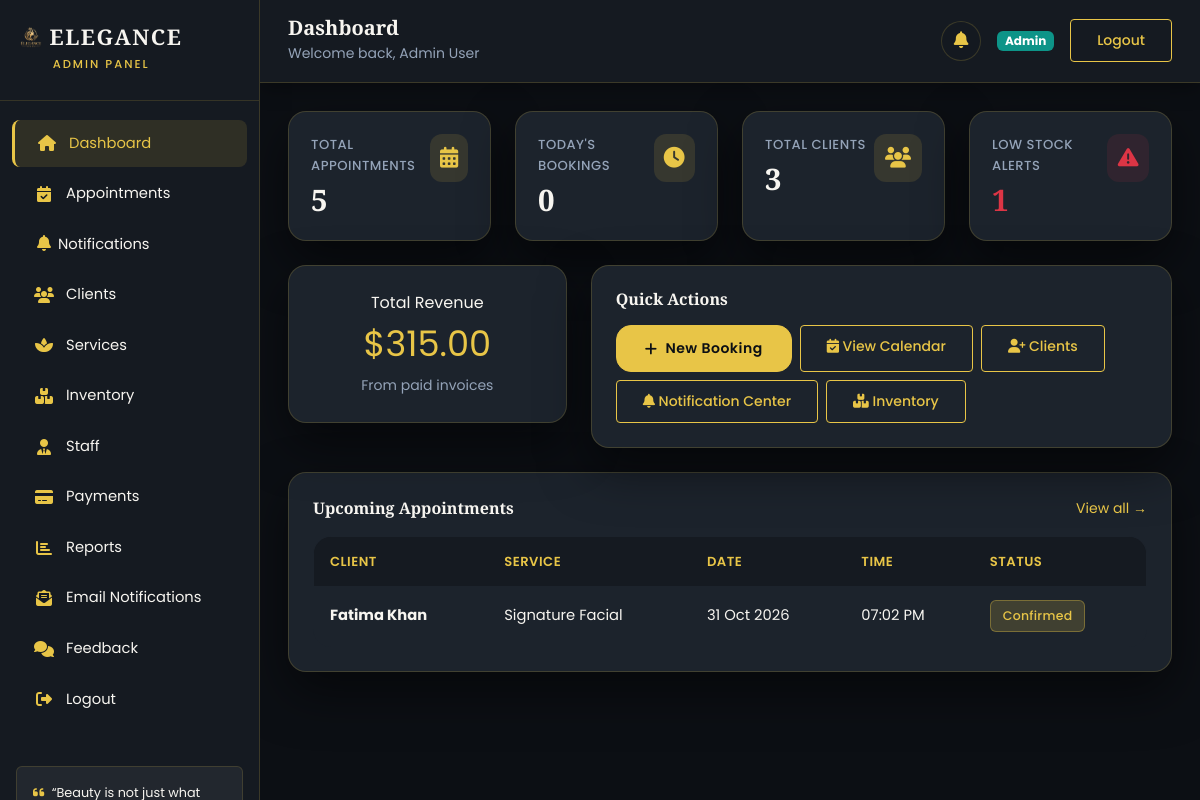
Page /admin/dashboard.php (signed in) on the committed database.
### tables this page shows
CREATE TABLE IF NOT EXISTS appointments (
    id               INT  NOT NULL AUTO_INCREMENT,
    client_id        INT  NOT NULL,
    service_id       INT  NOT NULL,
    staff_id         INT  DEFAULT NULL,
    appointment_date DATE NOT NULL,
    appointment_time TIME NOT NULL,
    status           ENUM('pending','confirmed','completed','cancelled','no-show') DEFAULT 'pending',
    notes            TEXT DEFAULT NULL,
    created_at       TIMESTAMP NOT NULL DEFAULT CURRENT_TIMESTAMP,
    updated_at       TIMESTAMP(6) NOT NULL DEFAULT CURRENT_TIMESTAMP(6) ON UPDATE CURRENT_TIMESTAMP(6),
    PRIMARY KEY (id),
    KEY idx_appt_client  (client_id),
    KEY idx_appt_service (service_id),
    KEY idx_appt_staff   (staff_id),
    CONSTRAINT fk_appt_client  FOREIGN KEY (client_id)  REFERENCES clients(id),
    CONSTRAINT fk_appt_service FOREIGN KEY (service_id) REFERENCES services(id),
    CONSTRAINT fk_appt_staff   FOREIGN KEY (staff_id)   REFERENCES staff(id) ON DELETE SET NULL
);

CREATE TABLE IF NOT EXISTS clients (
    id          INT          NOT NULL AUTO_INCREMENT,
    name        VARCHAR(150) NOT NULL,
    email       VARCHAR(254) DEFAULT NULL,
    phone       VARCHAR(20)  NOT NULL,
    gender      ENUM('male','female','other') DEFAULT NULL,
    address     TEXT         DEFAULT NULL,
    preferences TEXT         DEFAULT NULL,
    notes       TEXT         DEFAULT NULL,
    created_at  TIMESTAMP    NOT NULL DEFAULT CURRENT_TIMESTAMP,
    PRIMARY KEY (id)
);

CREATE TABLE IF NOT EXISTS services (
    id          INT           NOT NULL AUTO_INCREMENT,
    name        VARCHAR(100)  NOT NULL,
    description TEXT          DEFAULT NULL,
    duration    INT           NOT NULL COMMENT 'in minutes',
    price       DECIMAL(10,2) NOT NULL,
    category    VARCHAR(50)   DEFAULT NULL,
    image       VARCHAR(255)  DEFAULT NULL,    
    status      ENUM('active','inactive') DEFAULT 'active',
    PRIMARY KEY (id)
);

### admin/dashboard.php (the view, shortened to what this page needs)
<?php
require_once '../includes/notifications.php';
$totalAppointments = $pdo->query("SELECT COUNT(*) FROM appointments")->fetchColumn();
$todayBookings = $pdo->query("SELECT COUNT(*) FROM appointments WHERE appointment_date = CURDATE()")->fetchColumn();
$totalClients = $pdo->query("SELECT COUNT(*) FROM clients")->fetchColumn();
$lowStock = $pdo->query("SELECT COUNT(*) FROM inventory WHERE quantity <= low_stock_threshold")->fetchColumn();
$revenue = $pdo->query("SELECT COALESCE(SUM(amount),0) FROM payments WHERE payment_status = 'paid'")->fetchColumn();
$upcoming = $pdo->query("
    SELECT a.*, c.name as client_name, s.name as service_name
    FROM appointments a
    JOIN clients c ON a.client_id = c.id
    JOIN services s ON a.service_id = s.id
    WHERE a.appointment_date >= CURDATE() AND a.status IN ('pending','confirmed')
    ORDER BY a.appointment_date, a.appointment_time
    LIMIT 8
")->fetchAll();
?>
<!DOCTYPE html>
<html lang="en">
<head>
    <link href="https://cdn.jsdelivr.net/npm/bootstrap@5.3.3/dist/css/bootstrap.min.css" rel="stylesheet">
    <link rel="stylesheet" href="https://cdnjs.cloudflare.com/ajax/libs/font-awesome/6.5.1/css/all.min.css">
    <link rel="stylesheet" href="../assets/css/style.css">
</head>
<body data-base-path="..">
<div class="admin-wrapper">
    <?php include 'includes/sidebar.php'; ?>
    <div class="main-content">
        <div class="topbar">
            <div class="d-flex align-items-center">
                <div>
                    <h5 class="mb-0">Dashboard</h5>
                    <small class="text-muted">Welcome back, <?php echo htmlspecialchars($_SESSION['user_name']); ?></small>
                </div>
            </div>
            <div class="d-flex align-items-center gap-3">
                <div class="dropdown d-inline-block">
                    <button class="btn btn-notification-bell" type="button" data-bs-toggle="dropdown" aria-expanded="false" data-role="notification-bell" title="Notifications">
                        <i class="fas fa-bell"></i>
                    </button>
                </div>
                <span class="badge bg-sage"><?php echo ucfirst($_SESSION['user_role']); ?></span>
                <a href="../logout.php" class="btn btn-sm btn-outline-gold">Logout</a>
            </div>
        </div>
        <div class="content-area">
            <div class="row g-4 mb-4">
                <div class="col-md-6 col-xl-3">
                    <div class="kpi-card">
                        <div class="d-flex justify-content-between">
                            <div>
                                <div class="kpi-label">Total Appointments</div>
                                <div class="kpi-value"><?php echo number_format($totalAppointments); ?></div>
                            </div>
                            <div class="kpi-icon"><i class="fas fa-calendar-alt"></i></div>
                        </div>
                    </div>
                </div>
                <div class="col-md-6 col-xl-3">
                    <div class="kpi-card">
                        <div class="d-flex justify-content-between">
                            <div>
                                <div class="kpi-label">Today's Bookings</div>
                                <div class="kpi-value"><?php echo $todayBookings; ?></div>
                            </div>
                            <div class="kpi-icon"><i class="fas fa-clock"></i></div>
                        </div>
                    </div>
                </div>
                <div class="col-md-6 col-xl-3">
                    <div class="kpi-card">
                        <div class="d-flex justify-content-between">
                            <div>
                                <div class="kpi-label">Total Clients</div>
                                <div class="kpi-value"><?php echo number_format($totalClients); ?></div>
                            </div>
                            <div class="kpi-icon"><i class="fas fa-users"></i></div>
                        </div>
                    </div>
                </div>
                <div class="col-md-6 col-xl-3">
                    <div class="kpi-card">
                        <div class="d-flex justify-content-between">
                            <div>
                                <div class="kpi-label">Low Stock Alerts</div>
                                <div class="kpi-value text-danger"><?php echo $lowStock; ?></div>
                            </div>
                            <div class="kpi-icon" style="background: rgba(220,53,69,0.1); color: #dc3545;"><i class="fas fa-exclamation-triangle"></i></div>
                        </div>
                    </div>
                </div>
            </div>
            <div class="row g-4 mb-4">
                <div class="col-md-4">
                    <div class="card-elegant text-center py-4">
                        <div class="kpi-label">Total Revenue</div>
                        <div class="kpi-value text-gold" style="font-size: 2.2rem;">$<?php echo number_format($revenue, 2); ?></div>
                        <small class="text-muted">From paid invoices</small>
                    </div>
                </div>
                <div class="col-md-8">
                    <div class="card-elegant p-4">
                        <h6>Quick Actions</h6>
                        <div class="d-flex flex-wrap gap-2 mt-3">
                            <a href="../book.php" class="btn btn-sm btn-gold"><i class="fas fa-plus"></i> New Booking</a>
                            <a href="appointments.php" class="btn btn-sm btn-outline-gold"><i class="fas fa-calendar-check"></i> View Calendar</a>
                            <a href="clients.php" class="btn btn-sm btn-outline-gold"><i class="fas fa-user-plus"></i> Clients</a>
                            <a href="notifications.php" class="btn btn-sm btn-outline-gold"><i class="fas fa-bell"></i> Notification Center</a>
                            <a href="inventory.php" class="btn btn-sm btn-outline-gold"><i class="fas fa-boxes"></i> Inventory</a>
                        </div>
                    </div>
                </div>
            </div>
            <div class="card-elegant">
                <div class="d-flex justify-content-between align-items-center mb-3">
                    <h6 class="mb-0">Upcoming Appointments</h6>
                    <a href="appointments.php" class="small text-gold">View all &rarr;</a>
                </div>
                <div class="table-responsive">
                    <table class="table table-elegant mb-0">
                        <thead>
                            <tr>
                                <th>Client</th>
                                <th>Service</th>
                                <th>Date</th>
                                <th>Time</th>
                                <th>Status</th>
                            </tr>
                        </thead>
                        <tbody>
                            <?php if (empty($upcoming)): ?>
                                <tr><td colspan="5" class="text-center text-muted py-4">No upcoming appointments</td></tr>
                            <?php else: ?>
                                <?php foreach ($upcoming as $row): ?>
                                <tr>
                                    <td><strong><?php echo htmlspecialchars($row['client_name']); ?></strong></td>
                                    <td><?php echo htmlspecialchars($row['service_name']); ?></td>
                                    <td><?php echo date('d M Y', strtotime($row['appointment_date'])); ?></td>
                                    <td><?php echo date('h:i A', strtotime($row['appointment_time'])); ?></td>
                                    <td>
                                        <span class="badge-status badge-<?php echo $row['status']; ?>">
                                            <?php echo ucfirst($row['status']); ?>
                                        </span>
                                    </td>
                                </tr>
                                <?php endforeach; ?>
                            <?php endif; ?>
                        </tbody>
                    </table>
                </div>
            </div>
        </div>
    </div>
</div>
</body>
</html>

### assets/css/variables.css (style rules this page uses)
:root { --black: #0C0F14; --black-soft: #151A21; --black-card: #1C232C; --burgundy: #0D9488; --burgundy-dark: #0F766E; --burgundy-light: #2DD4BF; --champagne: #E8C547; --champagne-dark: #D4A017; --champagne-light: #F5E6A3; --cream: #F7F5F0; --white: #FFFFFF; --muted: #B7C3CF; --muted-strong: #D8DEE6; --muted-soft: rgba(247, 245, 240, 0.72); --muted-on-light: #596779; --border: rgba(232, 197, 71, 0.18); --shadow: 0 20px 50px rgba(0, 0, 0, 0.50); --radius: 18px; --transition: all 0.35s cubic-bezier(0.4, 0, 0.2, 1); --bs-body-color: var(--cream); --bs-body-color-rgb: 247, 245, 240; --bs-secondary-color: var(--muted-soft); --bs-tertiary-color: rgba(247, 245, 240, 0.62); --bs-emphasis-color: var(--white); --bs-secondary-bg: var(--black-soft); --bs-border-color: var(--border); }
* { margin: 0; padding: 0; }

### assets/css/home-enhance.css (style rules this page uses)
.btn-gold { transition: transform 0.35s cubic-bezier(0.22, 1, 0.36, 1), box-shadow 0.35s ease; }

### assets/css/admin.css (style rules this page uses)
.admin-wrapper { display: flex; min-height: 100vh; background: var(--black); }
.main-content { margin-left: 260px; flex: 1; min-width: 0; background: var(--black); min-height: 100vh; }
.topbar { background: var(--black-soft); color: var(--cream); padding: 16px 28px; display: flex; justify-content: space-between; align-items: center; box-shadow: 0 4px 20px rgba(0, 0, 0, 0.35); position: sticky; top: 0; z-index: 100; border-bottom: 1px solid var(--border); }
.topbar h5 { color: var(--cream); font-family: 'Playfair Display', serif; font-weight: 600; }
.content-area { padding: 28px; }
@media screen { .admin-wrapper .text-muted, .admin-wrapper .form-text, .modal-content-elegant .text-muted, .modal-content-elegant .form-text { color: var(--muted) !important; } }
.card-elegant { background: var(--black-card); border-radius: var(--radius); border: 1px solid var(--border); box-shadow: var(--shadow); padding: 24px; transition: var(--transition); color: var(--cream); }
.kpi-card { background: var(--black-card); color: var(--cream); border-radius: var(--radius); padding: 22px; border: 1px solid var(--border); box-shadow: var(--shadow); transition: var(--transition); height: 100%; }
.kpi-card .kpi-icon { width: 48px; height: 48px; border-radius: 12px; display: flex; align-items: center; justify-content: center; background: rgba(232, 197, 71, 0.12); color: var(--champagne); font-size: 1.3rem; }
.kpi-card .kpi-value { font-family: 'Playfair Display', serif; font-size: 1.85rem; font-weight: 700; color: var(--cream); margin: 8px 0 2px; line-height: 1.1; }
.kpi-card .kpi-label { font-size: 0.82rem; color: var(--muted); font-weight: 500; letter-spacing: 0.5px; text-transform: uppercase; }
.table-elegant { --bs-table-bg: transparent !important; --bs-table-accent-bg: transparent !important; --bs-table-striped-bg: transparent !important; --bs-table-hover-bg: rgba(232, 197, 71, 0.05) !important; --bs-table-color: var(--cream) !important; background-color: var(--black-card) !important; color: var(--cream) !important; border-radius: var(--radius); overflow: hidden; border: 1px solid var(--border); width: 100%; margin-bottom: 0; }
.table-elegant > :not(caption) > * > * { background-color: transparent !important; box-shadow: none !important; color: var(--cream) !important; border-color: rgba(255, 255, 255, 0.06) !important; }
.table-elegant thead th { border: none; padding: 14px 16px; font-weight: 600; font-size: 0.82rem; letter-spacing: 0.5px; text-transform: uppercase; color: var(--champagne) !important; background-color: var(--black-soft) !important; box-shadow: none !important; white-space: nowrap; }
.table-elegant tbody td { padding: 14px 16px; vertical-align: middle; border-color: rgba(255, 255, 255, 0.06) !important; color: var(--cream) !important; font-size: 0.92rem; }
.badge-status { display: inline-block; padding: 5px 12px; border-radius: 6px; font-size: 0.78rem; font-weight: 500; letter-spacing: 0.3px; text-transform: capitalize; }
.badge-status.badge-confirmed { background: rgba(232, 197, 71, 0.18); color: var(--champagne); border: 1px solid rgba(232, 197, 71, 0.35); }

### rows in the picture
appointments: client.name "Fatima Khan", service.name "Signature Facial", appointment_date "31 Oct 2026", appointment_time "07:02 PM", status "Confirmed"

### other values in the picture
$currentAdminRole "ADMIN"
$_SESSION['user_name'] "Admin User"
$_SESSION['user_role'] "Admin"
$totalAppointments "5"
$todayBookings "0"
$totalClients "3"
$lowStock "1"
$revenue "315.00"
